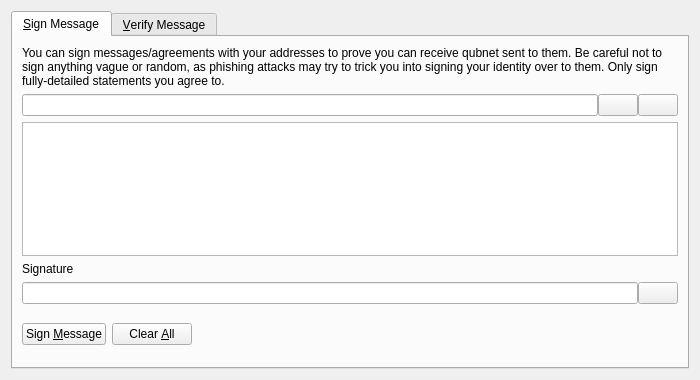
<?xml version="1.0" encoding="UTF-8"?>
<ui version="4.0">
 <class>SignVerifyMessageDialog</class>
 <widget class="QDialog" name="SignVerifyMessageDialog">
  <property name="geometry">
   <rect>
    <x>0</x>
    <y>0</y>
    <width>700</width>
    <height>380</height>
   </rect>
  </property>
  <property name="windowTitle">
   <string>Signatures - Sign / Verify a Message</string>
  </property>
  <property name="modal">
   <bool>true</bool>
  </property>
  <layout class="QVBoxLayout" name="verticalLayout">
   <item>
    <widget class="QTabWidget" name="tabWidget">
     <property name="currentIndex">
      <number>0</number>
     </property>
     <widget class="QWidget" name="tabSignMessage">
      <attribute name="title">
       <string>&amp;Sign Message</string>
      </attribute>
      <layout class="QVBoxLayout" name="verticalLayout_SM">
       <item>
        <widget class="QLabel" name="infoLabel_SM">
         <property name="text">
          <string>You can sign messages/agreements with your addresses to prove you can receive qubnet sent to them. Be careful not to sign anything vague or random, as phishing attacks may try to trick you into signing your identity over to them. Only sign fully-detailed statements you agree to.</string>
         </property>
         <property name="textFormat">
          <enum>Qt::PlainText</enum>
         </property>
         <property name="wordWrap">
          <bool>true</bool>
         </property>
        </widget>
       </item>
       <item>
        <layout class="QHBoxLayout" name="horizontalLayout_1_SM">
         <property name="spacing">
          <number>0</number>
         </property>
         <item>
          <widget class="QValidatedLineEdit" name="addressIn_SM">
           <property name="toolTip">
            <string>The Qubnet address to sign the message with</string>
           </property>
          </widget>
         </item>
         <item>
          <widget class="QPushButton" name="addressBookButton_SM">
           <property name="toolTip">
            <string>Choose previously used address</string>
           </property>
           <property name="text">
            <string/>
           </property>
           <property name="icon">
            <iconset resource="../bitcoin.qrc">
             <normaloff>:/icons/address-book</normaloff>:/icons/address-book</iconset>
           </property>
           <property name="shortcut">
            <string>Alt+A</string>
           </property>
           <property name="autoDefault">
            <bool>false</bool>
           </property>
          </widget>
         </item>
         <item>
          <widget class="QPushButton" name="pasteButton_SM">
           <property name="toolTip">
            <string>Paste address from clipboard</string>
           </property>
           <property name="text">
            <string/>
           </property>
           <property name="icon">
            <iconset resource="../bitcoin.qrc">
             <normaloff>:/icons/editpaste</normaloff>:/icons/editpaste</iconset>
           </property>
           <property name="shortcut">
            <string>Alt+P</string>
           </property>
           <property name="autoDefault">
            <bool>false</bool>
           </property>
          </widget>
         </item>
        </layout>
       </item>
       <item>
        <widget class="QPlainTextEdit" name="messageIn_SM">
         <property name="toolTip">
          <string>Enter the message you want to sign here</string>
         </property>
        </widget>
       </item>
       <item>
        <widget class="QLabel" name="signatureLabel_SM">
         <property name="text">
          <string>Signature</string>
         </property>
         <property name="textFormat">
          <enum>Qt::PlainText</enum>
         </property>
        </widget>
       </item>
       <item>
        <layout class="QHBoxLayout" name="horizontalLayout_2_SM">
         <property name="spacing">
          <number>0</number>
         </property>
         <item>
          <widget class="QLineEdit" name="signatureOut_SM">
           <property name="font">
            <font>
             <italic>true</italic>
            </font>
           </property>
           <property name="readOnly">
            <bool>true</bool>
           </property>
          </widget>
         </item>
         <item>
          <widget class="QPushButton" name="copySignatureButton_SM">
           <property name="toolTip">
            <string>Copy the current signature to the system clipboard</string>
           </property>
           <property name="text">
            <string/>
           </property>
           <property name="icon">
            <iconset resource="../bitcoin.qrc">
             <normaloff>:/icons/editcopy</normaloff>:/icons/editcopy</iconset>
           </property>
           <property name="autoDefault">
            <bool>false</bool>
           </property>
          </widget>
         </item>
        </layout>
       </item>
       <item>
        <layout class="QHBoxLayout" name="horizontalLayout_3_SM">
         <item>
          <widget class="QPushButton" name="signMessageButton_SM">
           <property name="toolTip">
            <string>Sign the message to prove you own this Qubnet address</string>
           </property>
           <property name="text">
            <string>Sign &amp;Message</string>
           </property>
           <property name="icon">
            <iconset resource="../bitcoin.qrc">
             <normaloff>:/icons/edit</normaloff>:/icons/edit</iconset>
           </property>
           <property name="autoDefault">
            <bool>false</bool>
           </property>
          </widget>
         </item>
         <item>
          <widget class="QPushButton" name="clearButton_SM">
           <property name="toolTip">
            <string>Reset all sign message fields</string>
           </property>
           <property name="text">
            <string>Clear &amp;All</string>
           </property>
           <property name="icon">
            <iconset resource="../bitcoin.qrc">
             <normaloff>:/icons/remove</normaloff>:/icons/remove</iconset>
           </property>
           <property name="autoDefault">
            <bool>false</bool>
           </property>
          </widget>
         </item>
         <item>
          <spacer name="horizontalSpacer_1_SM">
           <property name="orientation">
            <enum>Qt::Horizontal</enum>
           </property>
           <property name="sizeHint" stdset="0">
            <size>
             <width>40</width>
             <height>48</height>
            </size>
           </property>
          </spacer>
         </item>
         <item>
          <widget class="QLabel" name="statusLabel_SM">
           <property name="font">
            <font>
             <weight>75</weight>
             <bold>true</bold>
            </font>
           </property>
           <property name="text">
            <string/>
           </property>
           <property name="wordWrap">
            <bool>true</bool>
           </property>
          </widget>
         </item>
         <item>
          <spacer name="horizontalSpacer_2_SM">
           <property name="orientation">
            <enum>Qt::Horizontal</enum>
           </property>
           <property name="sizeHint" stdset="0">
            <size>
             <width>40</width>
             <height>48</height>
            </size>
           </property>
          </spacer>
         </item>
        </layout>
       </item>
      </layout>
     </widget>
     <widget class="QWidget" name="tabVerifyMessage">
      <attribute name="title">
       <string>&amp;Verify Message</string>
      </attribute>
      <layout class="QVBoxLayout" name="verticalLayout_VM">
       <item>
        <widget class="QLabel" name="infoLabel_VM">
         <property name="text">
          <string>Enter the receiver's address, message (ensure you copy line breaks, spaces, tabs, etc. exactly) and signature below to verify the message. Be careful not to read more into the signature than what is in the signed message itself, to avoid being tricked by a man-in-the-middle attack. Note that this only proves the signing party receives with the address, it cannot prove sendership of any transaction!</string>
         </property>
         <property name="textFormat">
          <enum>Qt::PlainText</enum>
         </property>
         <property name="alignment">
          <set>Qt::AlignLeading|Qt::AlignLeft|Qt::AlignTop</set>
         </property>
         <property name="wordWrap">
          <bool>true</bool>
         </property>
        </widget>
       </item>
       <item>
        <layout class="QHBoxLayout" name="horizontalLayout_1_VM">
         <property name="spacing">
          <number>0</number>
         </property>
         <item>
          <widget class="QValidatedLineEdit" name="addressIn_VM">
           <property name="toolTip">
            <string>The Qubnet address the message was signed with</string>
           </property>
          </widget>
         </item>
         <item>
          <widget class="QPushButton" name="addressBookButton_VM">
           <property name="toolTip">
            <string>Choose previously used address</string>
           </property>
           <property name="text">
            <string/>
           </property>
           <property name="icon">
            <iconset resource="../bitcoin.qrc">
             <normaloff>:/icons/address-book</normaloff>:/icons/address-book</iconset>
           </property>
           <property name="shortcut">
            <string>Alt+A</string>
           </property>
           <property name="autoDefault">
            <bool>false</bool>
           </property>
          </widget>
         </item>
        </layout>
       </item>
       <item>
        <widget class="QPlainTextEdit" name="messageIn_VM"/>
       </item>
       <item>
        <widget class="QValidatedLineEdit" name="signatureIn_VM"/>
       </item>
       <item>
        <layout class="QHBoxLayout" name="horizontalLayout_2_VM">
         <item>
          <widget class="QPushButton" name="verifyMessageButton_VM">
           <property name="toolTip">
            <string>Verify the message to ensure it was signed with the specified Qubnet address</string>
           </property>
           <property name="text">
            <string>Verify &amp;Message</string>
           </property>
           <property name="icon">
            <iconset resource="../bitcoin.qrc">
             <normaloff>:/icons/transaction_0</normaloff>:/icons/transaction_0</iconset>
           </property>
           <property name="autoDefault">
            <bool>false</bool>
           </property>
          </widget>
         </item>
         <item>
          <widget class="QPushButton" name="clearButton_VM">
           <property name="toolTip">
            <string>Reset all verify message fields</string>
           </property>
           <property name="text">
            <string>Clear &amp;All</string>
           </property>
           <property name="icon">
            <iconset resource="../bitcoin.qrc">
             <normaloff>:/icons/remove</normaloff>:/icons/remove</iconset>
           </property>
           <property name="autoDefault">
            <bool>false</bool>
           </property>
          </widget>
         </item>
         <item>
          <spacer name="horizontalSpacer_1_VM">
           <property name="orientation">
            <enum>Qt::Horizontal</enum>
           </property>
           <property name="sizeHint" stdset="0">
            <size>
             <width>40</width>
             <height>48</height>
            </size>
           </property>
          </spacer>
         </item>
         <item>
          <widget class="QLabel" name="statusLabel_VM">
           <property name="font">
            <font>
             <weight>75</weight>
             <bold>true</bold>
            </font>
           </property>
           <property name="text">
            <string/>
           </property>
           <property name="wordWrap">
            <bool>true</bool>
           </property>
          </widget>
         </item>
         <item>
          <spacer name="horizontalSpacer_2_VM">
           <property name="orientation">
            <enum>Qt::Horizontal</enum>
           </property>
           <property name="sizeHint" stdset="0">
            <size>
             <width>40</width>
             <height>48</height>
            </size>
           </property>
          </spacer>
         </item>
        </layout>
       </item>
      </layout>
     </widget>
    </widget>
   </item>
  </layout>
 </widget>
 <customwidgets>
  <customwidget>
   <class>QValidatedLineEdit</class>
   <extends>QLineEdit</extends>
   <header>qt/qvalidatedlineedit.h</header>
  </customwidget>
 </customwidgets>
 <resources>
  <include location="../bitcoin.qrc"/>
 </resources>
 <connections/>
</ui>
